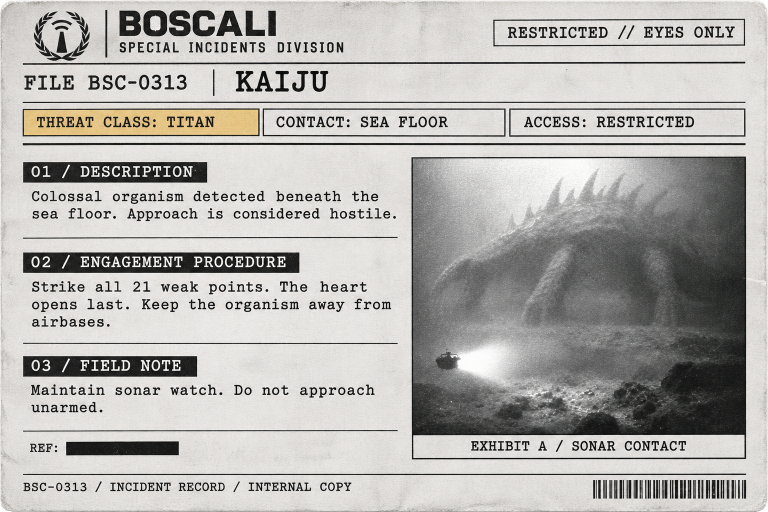
#> input picture modules/Spooktober/Assets/Dossiers/Source/kaiju-generated.png, 1536 x 1024 px (shown at 1/2 size)
$ python correct_kaiju_procedure.py
#> lines starting #> are read from the running program, lines starting #| are printed output that depends on the picture; after the words box and inside, x2 and y2 are one past the last pixel; in counts of white or black regions, pixels touching at a corner belong together
"""Bake the user-approved gameplay-copy correction into the generated case file."""
from pathlib import Path
import textwrap

from PIL import Image, ImageDraw, ImageFilter, ImageFont, ImageOps


def main():
    source = Path(__file__).with_name("kaiju-generated.png")
    target = source.parent.parent / "kaiju.png"
    image = Image.open(source).convert("RGBA")
#> image is the input picture: PIL image 1536x1024 RGBA; mean R, G, B, A 178.3, 176.4, 173.6, 248.4
    assert image.size == (1536, 1024), "Correction coordinates belong to the 1536x1024 generated source"

    # This unused area beside the original paragraph's last line is real paper,
    # with the same grain and tone as the text being replaced.
    stock = image.crop((260, 634, 791, 682))
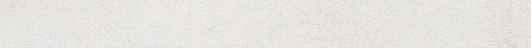
#> stock: PIL image 531x48 RGBA; mean R, G, B, A 230.6, 228.3, 226.1, 249.4; transparent parts drawn white
    box = (52, 551, 794, 681)
    paper = Image.new("RGBA", (box[2] - box[0], box[3] - box[1]))
#> paper: PIL image 742x130 RGBA; every value is 0
    for y in range(0, paper.height, stock.height):
        for x in range(0, paper.width, stock.width):
            tile = ImageOps.mirror(stock) if (x // stock.width + y // stock.height) % 2 else stock
            paper.paste(tile, (x, y))
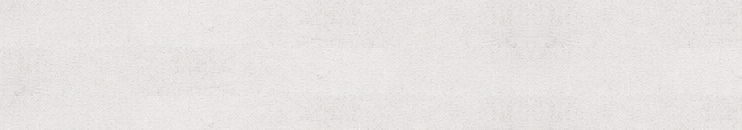
#> paper: PIL image 742x130 RGBA; mean R, G, B, A 230.5, 228.2, 225.9, 249.4; transparent parts drawn white
    mask = Image.new("L", paper.size, 0)
#> mask: PIL image 742x130 L; every value is 0
    ImageDraw.Draw(mask).rectangle((2, 2, paper.width - 3, paper.height - 3), fill=255)
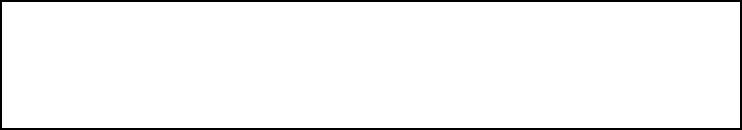
#> mask: PIL image 742x130 L; 96.4% white; 1 black region, box (x1, y1, x2, y2) and area: (0, 0, 742, 130) 3472
    mask = mask.filter(ImageFilter.GaussianBlur(1.5))
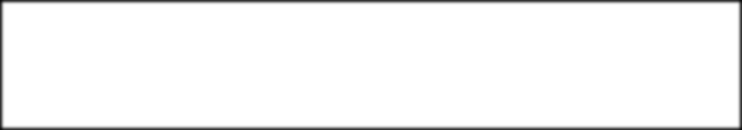
#> mask: PIL image 742x130 L; min 11, max 255, mean 245.8
    image.paste(paper, box[:2], mask)

    font = ImageFont.truetype("C:/Windows/Fonts/courbd.ttf", 34)
    copy = "Break 12 weak points to expose the heart. Then strike the heart. Keep the organism away from airbases."
    lines = textwrap.wrap(copy, width=35)
    assert len(lines) == 3 and max(font.getlength(line) for line in lines) < 730
    draw = ImageDraw.Draw(image)
    for i, line in enumerate(lines):
        draw.text((61, 562 + i * 35), line, font=font, fill=(24, 24, 22, 255), anchor="lt")
    image.save(target, optimize=True)
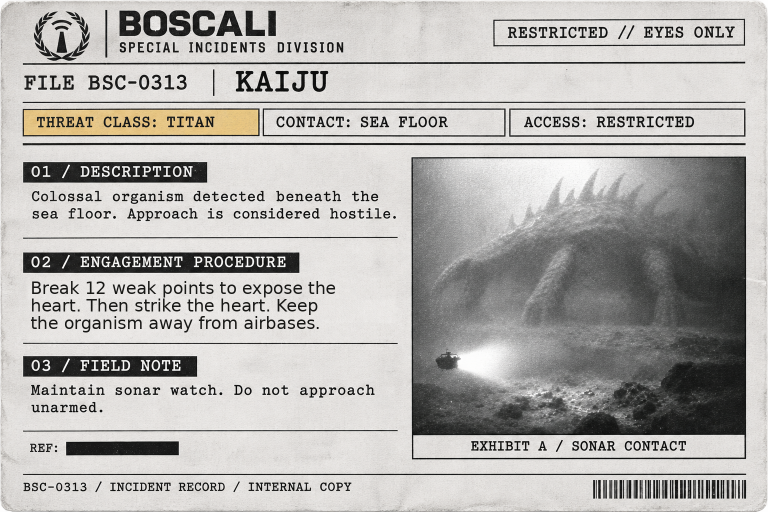
#> saved as kaiju.png: PIL image 1536x1024 RGBA (shown at 1/2 size); mean R, G, B, A 178, 176, 173.3, 248.5; transparent parts drawn white

    # The correction must not change the rest of the generated document.
    original = Image.open(source).convert("RGBA")
    changed = Image.open(target).convert("RGBA")
    original.paste(changed.crop(box), box[:2])
    assert original.tobytes() == changed.tobytes(), "Only the procedure paragraph may change"
    print(target)


if __name__ == "__main__":
    main()
